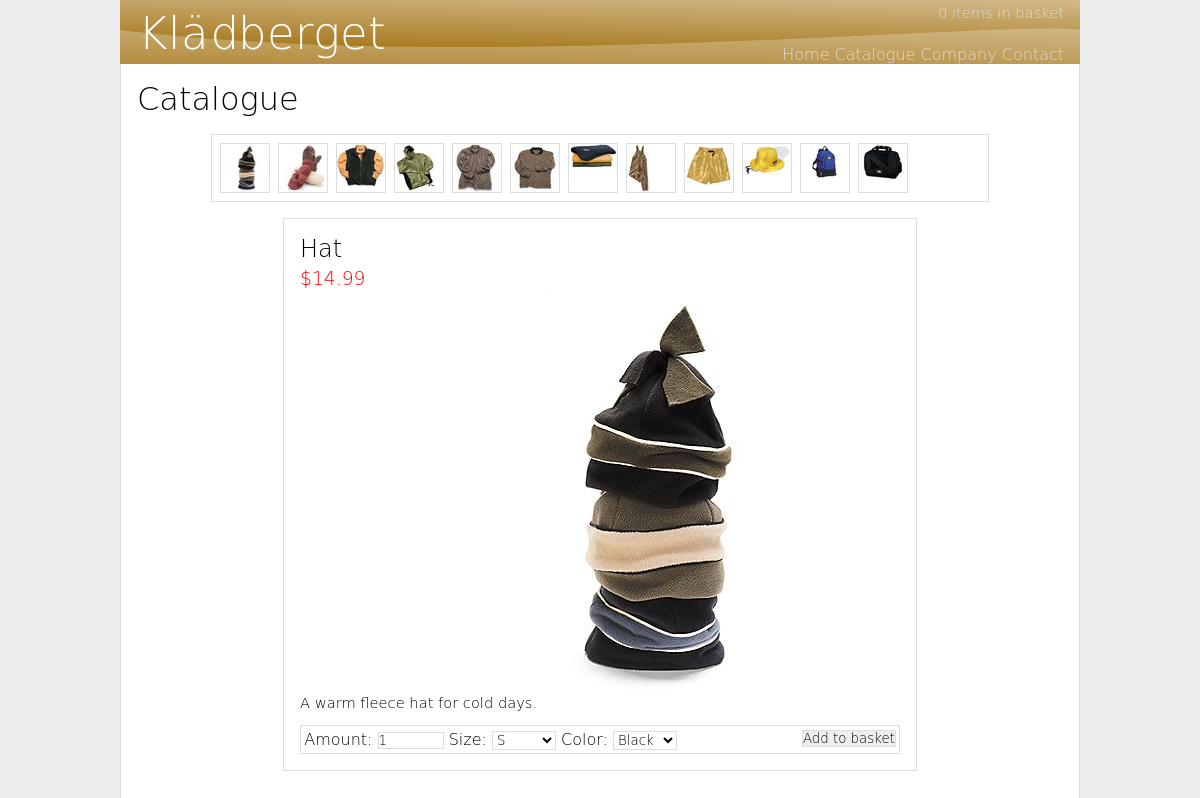
The page /catalogue.php on the database its author committed.
### tables this page shows
CREATE TABLE IF NOT EXISTS `items` (
  `id` int(10) unsigned NOT NULL auto_increment,
  `name` varchar(20) NOT NULL,
  `description` text NOT NULL,
  `size` varchar(64) NOT NULL default 'S,M,L,XL',
  `color` varchar(128) NOT NULL default 'Black,White,Red,Blue,Yellow,Green',
  `price` float NOT NULL,
  PRIMARY KEY  (`id`)
);

### catalogue.php (the view, shortened to what this page needs)
<?php
require("settings.php");
if(!isset($_GET["id"])) {
	$id=1;
} elseif(($_GET["id"]>12)||($_GET["id"]<1)) {
	$id=1;
} else {
	$id=$_GET["id"];
}
$mysql_link=mysql_connect($db_host,$db_username,$db_password);
function get_items() {
	global $mysql_link;
	$mysql_query=sprintf("SELECT * FROM `items`");
	$mysql_result=mysql_query($mysql_query,$mysql_link);
	while($r=mysql_fetch_assoc($mysql_result)) {
		echo '					<a href="?id='.$r["id"].'" title="'.$r["name"].'" class="product"><img src="images/thumbnails/'.$r["id"].'.jpg" alt="'.$r["id"].'" /></a>'."\n";
	}
}
?>
<!DOCTYPE html PUBLIC "-//W3C//DTD XHTML 1.0 Transitional//EN" "http://www.w3.org/TR/xhtml1/DTD/xhtml1-transitional.dtd">
<html xmlns="http://www.w3.org/1999/xhtml" lang="en">
	<head>
		<link rel="stylesheet" type="text/css" href="style.css" />
	</head>
	<body>
		<div id="header">
			<a id="home" href="."></a>
			<div id="quickbasket"><p><a href="basket.php"><?echo count($_SESSION["basket"])?> item<?echo count($_SESSION["basket"])!=1?"s":"";?> in basket</a></p></div>
			<ul id="menu">
				<li><a href=".">Home</a></li>
				<li><a href="catalogue.php">Catalogue</a></li>
				<li><a href="company.php">Company</a></li>
				<li><a href="mailto:email@kladberget.com">Contact</a></li>
			</ul>
		</div>
		<div id="wrapper">
			<div class="text">
				<h1>Catalogue</h1>
				<div id="selector">
<?get_items();?>
				</div>
				<div id="presentation">
					<?php
					$mysql_query=sprintf("SELECT * FROM `items` WHERE `id`=%s",$id);
					$mysql_result=mysql_query($mysql_query,$mysql_link);
					$r=mysql_fetch_assoc($mysql_result);
					$size="<option>".str_replace(",","</option><option>",$r["size"])."</option>";
					$color="<option>".str_replace(",","</option><option>",$r["color"])."</option>";
					?>
					<h2><?echo $r["name"];?></h2>
					<h3>$<?echo number_format($r["price"],$decimals=2);?></h3>
					<img src="images/products/<?echo $id;?>.jpg" alt="<?echo $id;?>" />
					<p><?echo $r["description"];?></p>
					<form id="add" action="basket.php" method="get">
						<ul>
							<li><label for="amount">Amount:</label></li>
							<li><input id="amount" type="text" name="amount" value="1" /></li>
							<li><label for="size">Size:</label></li>
							<li><select name="size" id="size"><?echo $size;?></select></li>
							<li><label for="color">Color:</label></li>
							<li><select name="color" id="color"><?echo $color;?></select></li>
							<li><input type="hidden" name="id" value="<?echo $id;?>" /><input type="hidden" name="action" value="add" /><input type="submit" value="Add to basket" /></li>
						</ul>
					</form>
				</div>
			</div>
		</div>
	</body>
</html>

### style.css (style rules this page uses)
* { margin: 0px; padding: 0px; font-family: 'DejaVu Sans', 'BrandonGrotesqueLightRegular', arial, sans; font-weight: lighter; }
body { background-color: #EEEEEE; }
a { text-decoration: none; }
p { font-size: 11pt; }
h1, h2, h3, h4, h5, h6 { font-family: 'DejaVu Sans', 'BrandonGrotesqueLightRegular', verdana, arial, sans; }
#header { position: relative; width: 960px; height: 64px; margin: 0px auto; background-image: url('images/logo-orange.png'); }
#menu { float: right; display: block; position: absolute; bottom: 0px; right: 1em; }
#menu li { display: inline; font-size: 12pt; }
#menu li a { color: #DDDDDD; border: 0; text-decoration: none; }
#wrapper { width: 958px; margin: 0px auto 1em; background-color: white; border-bottom: 1px solid #DDDDDD; border-left: 1px solid #DDDDDD; border-right: 1px solid #DDDDDD; }
#selector { border: 1px solid #DDDDDD; margin: 1em auto; width: 768px; padding-top: 0.5em; padding-left: 0.5em; }
#presentation { width: 600px; padding: 1em; margin: 1em auto 2em; border: 1px solid #DDDDDD; }
#presentation img { display: block; margin: 0px auto; }
#presentation p { margin-bottom: 1em; }
#presentation h3, .total { color: red; }
#add { border: 1px solid #DDDDDD; padding: 0.2em; }
#add ul li { display: inline; }
#add input[type="text"] { width: 64px; border: 1px solid #DDDDDD; background-color: white; }
#add select { width: 64px; border: 1px solid #DDDDDD; background-color: white; }
#add input[type="submit"] { border: 1px solid #DDDDDD; background-color: #EEEEEE; cursor: pointer; float: right; }
#home { float: left; display: block; width: 300px; height: 64px; }
#quickbasket { position: absolute; right: 1em; top: 4px; }
#quickbasket { font-size: 12pt; }
#quickbasket p a { color: #DDDDDD; border: 0; text-decoration: none; }
.product { float: left; border: 1px solid #DDDDDD; margin-right: 0.5em; margin-bottom: 0.5em; width: 48px; height: 48px; }
.product img { border: none; }
.text { padding: 1em; }
.text p { margin-bottom: 1em; }
.text h2 { margin-bottom: 0.2em; }

### rows shown on the page
items: shows a picture, name "Hat", price "14.99", description "A warm fleece hat for cold days.", size "S", color "Black"
items: shows a picture
items: shows a picture
items: shows a picture
items: shows a picture
items: shows a picture
items: shows a picture
items: shows a picture
items: shows a picture
items: shows a picture
items: shows a picture
items: shows a picture

### other values the page prints
count($_SESSION["basket"]) "0"
